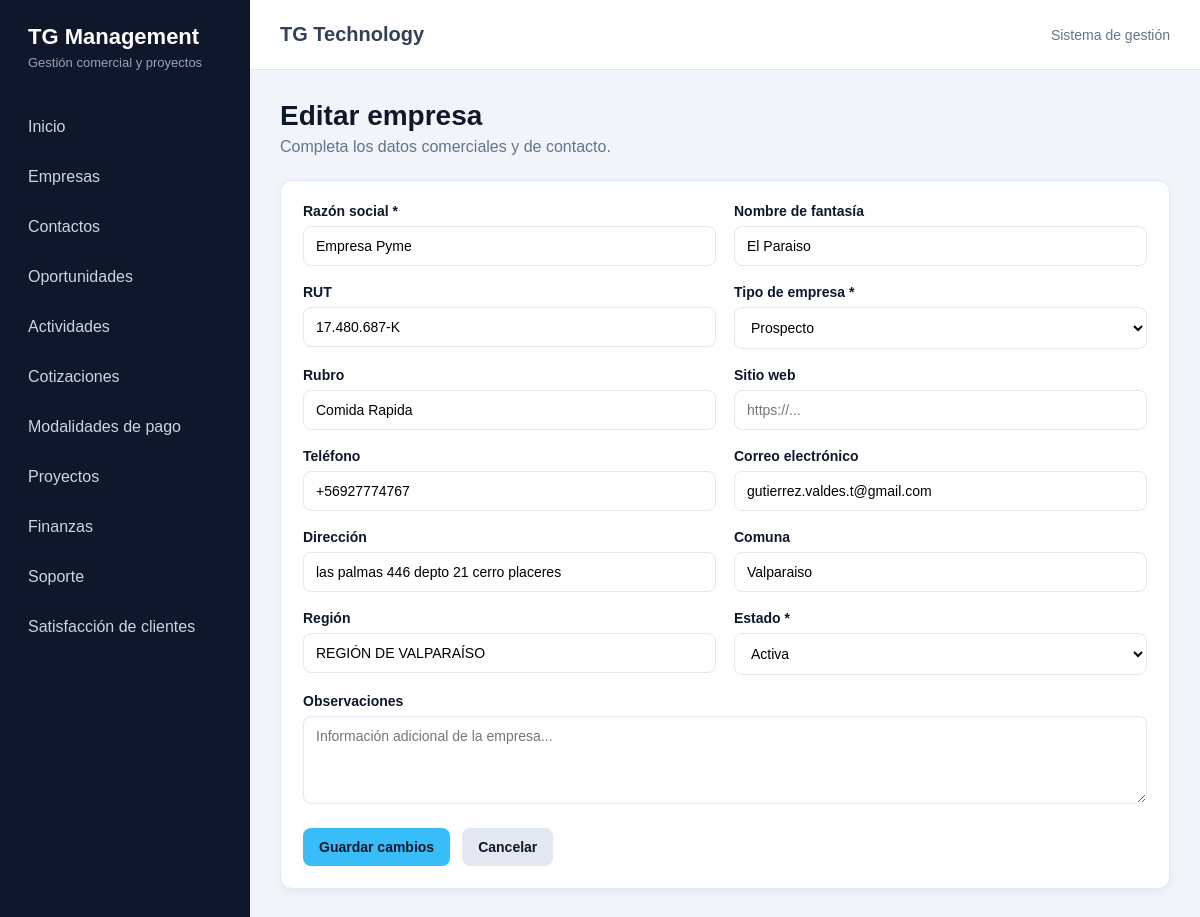
Screenshot of /crm/empresas/1/editar/ with the database file from the repository.
### crm/models.py (models this page shows, shortened)
class Empresa(models.Model):
    class TipoEmpresa(models.TextChoices):
        PROSPECTO = "PROSPECTO", "Prospecto"
        CLIENTE = "CLIENTE", "Cliente"
        PROVEEDOR = "PROVEEDOR", "Proveedor"
        PARTNER = "PARTNER", "Partner"
    class EstadoEmpresa(models.TextChoices):
        ACTIVA = "ACTIVA", "Activa"
        INACTIVA = "INACTIVA", "Inactiva"
    razon_social = models.CharField(
        "Razón social",
        max_length=200,
    )
    nombre_fantasia = models.CharField(
        "Nombre de fantasía",
        max_length=200,
        blank=True,
    )
    rut = models.CharField(
        "RUT",
        max_length=20,
        blank=True,
        unique=True,
        null=True,
    )
    tipo = models.CharField(
        "Tipo de empresa",
        max_length=20,
        choices=TipoEmpresa.choices,
        default=TipoEmpresa.PROSPECTO,
    )
    rubro = models.CharField(
        "Rubro",
        max_length=150,
        blank=True,
    )
    sitio_web = models.URLField(
        "Sitio web",
        blank=True,
    )
    telefono = models.CharField(
        "Teléfono",
        max_length=30,
        blank=True,
    )
    email = models.EmailField(
        "Correo electrónico",
        blank=True,
    )
    direccion = models.CharField(
        "Dirección",
        max_length=250,
        blank=True,
    )
    comuna = models.CharField(
        "Comuna",
        max_length=100,
        blank=True,
    )
    region = models.CharField(
        "Región",
        max_length=100,
        blank=True,
    )
    estado = models.CharField(
        "Estado",
        max_length=20,
        choices=EstadoEmpresa.choices,
        default=EstadoEmpresa.ACTIVA,
    )
    observaciones = models.TextField(
        "Observaciones",
        blank=True,
    )
    creado_por = models.ForeignKey(
        settings.AUTH_USER_MODEL,
        verbose_name="Creado por",
        on_delete=models.SET_NULL,
        null=True,
        blank=True,
        related_name="empresas_creadas",
    )
    fecha_creacion = models.DateTimeField(
        "Fecha de creación",
        auto_now_add=True,
    )
    fecha_actualizacion = models.DateTimeField(
        "Última actualización",
        auto_now=True,
    )
    class Meta:
        verbose_name = "Empresa"
        verbose_name_plural = "Empresas"
        ordering = ["razon_social"]

### crm/views.py (the view)
def empresa_editar(request, pk):
    empresa = get_object_or_404(
        Empresa,
        pk=pk,
    )
    if request.method == "POST":
        form = EmpresaForm(
            request.POST,
            instance=empresa,
        )
        if form.is_valid():
            form.save()
            messages.success(
                request,
                "La empresa fue actualizada correctamente.",
            )
            return redirect(
                "crm:empresa_detalle",
                pk=empresa.pk,
            )
    else:
        form = EmpresaForm(
            instance=empresa,
        )
    contexto = {
        "form": form,
        "empresa": empresa,
        "titulo": "Editar empresa",
        "texto_boton": "Guardar cambios",
    }
    return render(
        request,
        "crm/empresa_formulario.html",
        contexto,
    )

### crm/templates/crm/empresa_formulario.html (shortened to what this page needs)
{% extends "core/base.html" %}
{% block content %}
    <div class="encabezado-pagina">
        <h1>{{ titulo }}</h1>
        <p>
            Completa los datos comerciales y de contacto.
        </p>
    </div>
    <div class="panel formulario">
        <form method="post" novalidate>
            <div class="form-grid">
                {% for field in form %}
                    <div
                        class="campo
                        {% if field.name == 'observaciones' %}
                            campo-completo
                        {% endif %}"
                    >
                        <label for="{{ field.id_for_label }}">
                            {{ field.label }}
                            {% if field.field.required %}
                                *
                            {% endif %}
                        </label>
                        {{ field }}
                    </div>
                {% endfor %}
            </div>
            <div class="acciones-formulario">
                <button type="submit" class="boton">
                    {{ texto_boton }}
                </button>
                {% if empresa %}
                    <a
                        href="{% url 'crm:empresa_detalle' empresa.pk %}"
                        class="boton boton-secundario"
                    >
                        Cancelar
                    </a>
                {% endif %}
            </div>
        </form>
    </div>
{% endblock %}

### core/static/core/css/styles.css (style rules this page uses)
:root { --color-principal: #0f172a; --color-secundario: #1e293b; --color-acento: #38bdf8; --color-fondo: #f1f5f9; --color-blanco: #ffffff; --color-texto: #334155; --color-texto-secundario: #64748b; --color-borde: #e2e8f0; --color-exito: #16a34a; --color-advertencia: #d97706; --color-peligro: #b91c1c; --sombra-suave: 0 3px 10px rgba(15, 23, 42, 0.05); }
* { box-sizing: border-box; margin: 0; padding: 0; }
body { min-height: 100vh; font-family: Arial, Helvetica, sans-serif; background-color: var(--color-fondo); color: var(--color-texto); }
.encabezado-pagina { margin-bottom: 24px; }
.encabezado-pagina h1 { margin-bottom: 6px; font-size: 28px; color: var(--color-principal); }
.encabezado-pagina p { color: var(--color-texto-secundario); }
.panel { padding: 22px; border: 1px solid var(--color-borde); border-radius: 12px; background-color: var(--color-blanco); box-shadow: var(--sombra-suave); }
.acciones-formulario { display: flex; gap: 12px; margin-top: 24px; }
.boton { display: inline-block; padding: 11px 16px; border: none; border-radius: 8px; background-color: var(--color-acento); color: var(--color-principal); font-family: inherit; font-size: 14px; font-weight: 700; text-align: center; text-decoration: none; cursor: pointer; transition: opacity 0.2s ease, transform 0.2s ease; }
.boton-secundario { background-color: #e2e8f0; color: var(--color-principal); }
.formulario { max-width: 950px; }
.form-grid { display: grid; grid-template-columns: repeat(2, minmax(240px, 1fr)); gap: 18px; }
.campo { display: flex; flex-direction: column; gap: 7px; }
.campo-completo { grid-column: 1 / -1; }
.campo label { font-size: 14px; font-weight: 600; color: var(--color-principal); }
.form-control { width: 100%; padding: 11px 12px; border: 1px solid var(--color-borde); border-radius: 8px; background-color: var(--color-blanco); font-family: inherit; font-size: 14px; }
textarea.form-control { resize: vertical; }

### rows the page displays
Empresa: form "Empresa Pyme" "El Paraiso" "17.480.687-K" "Prospecto" "Comida Rapida" "+56927774767" "gutierrez.valdes.t@gmail.com" "las palmas 446 depto 21 cerro placeres" "Valparaiso" "REGIÓN DE VALPARAÍSO" "Activa"

### other values shown
{{ titulo }} "Editar empresa"
{{ field.label }} "Razón social" "Nombre de fantasía" "RUT" "Tipo de empresa" "Rubro" "Sitio web" "Teléfono" "Correo electrónico" "Dirección" "Comuna" "Región" "Estado" "Observaciones"
{{ texto_boton }} "Guardar cambios"
